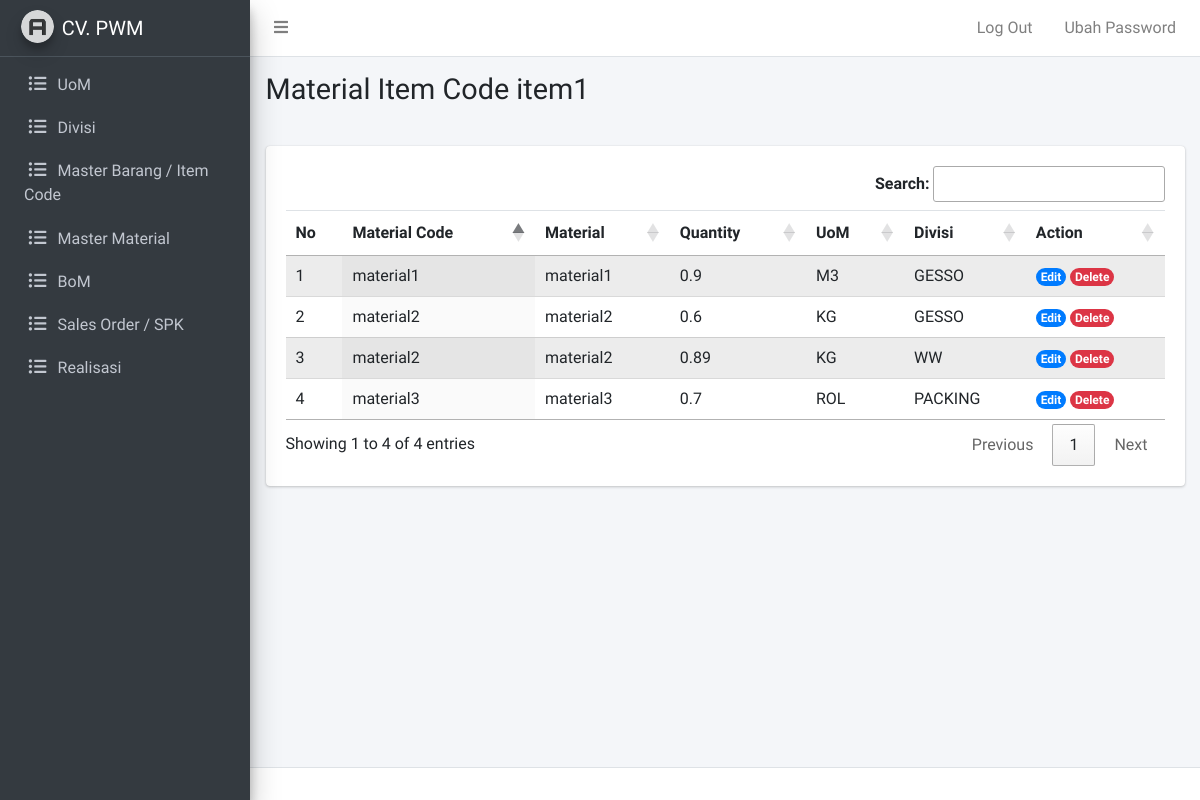
Screenshot of /admin/bom-detail.php?itemid=item1 (signed in) with the database file from the repository.
### tables this page shows
CREATE TABLE `bom` (
  `bom_id` int(11) NOT NULL,
  `bom_item_id` varchar(255) NOT NULL,
  `bom_material_id` varchar(255) DEFAULT NULL,
  `bom_quantity` float NOT NULL DEFAULT 0,
  `bom_divisi_id` int(11) DEFAULT NULL
);

CREATE TABLE `material` (
  `material_id` varchar(255) NOT NULL,
  `material_nama` varchar(255) NOT NULL,
  `material_harga` int(11) NOT NULL,
  `material_uom_id` int(11) DEFAULT NULL
);

CREATE TABLE `uom` (
  `uom_id` int(11) NOT NULL,
  `uom_nama` varchar(255) NOT NULL
);

CREATE TABLE `divisi` (
  `divisi_id` int(11) NOT NULL,
  `divisi_nama` varchar(255) NOT NULL
);

### admin/bom-detail.php (the view, shortened to what this page needs)
<?php
require_once "../koneksi.php";
$id = $_GET['itemid'];
$query = mysqli_query($conn, "SELECT bom.bom_id, item.item_id, material.material_id, material.material_nama, bom.bom_quantity, uom.uom_nama, divisi.divisi_nama FROM bom INNER JOIN item ON item.item_id = bom.bom_item_id INNER JOIN divisi ON divisi.divisi_id = bom.bom_divisi_id INNER JOIN material ON material.material_id = bom.bom_material_id INNER JOIN uom ON uom.uom_id = material.material_uom_id WHERE bom.bom_item_id = '$id'");
?>
<?php require_once "template/header.php"; ?>
<?php require_once "template/navbar.php"; ?>
<?php require_once "template/sidebar.php"; ?>
  <div class="content-wrapper">
    <div class="content-header">
      <div class="container-fluid">
        <div class="row mb-2">
          <div class="col-sm-6">
            <h1 class="m-0">Material Item Code <?= $id ?></h1>
          </div>
        </div>
      </div>
    </div>
    <div class="content">
      <div class="container-fluid">
        <div class="row">
          <div class="col">
            <div class="card table-responsive">
              <div class="card-body">
                <table id="bom-detail" class="table table-striped display" style="width:100%">
                  <thead>
                      <tr>
                          <th>No</th>
                          <th>Material Code</th>
                          <th>Material</th>
                          <th>Quantity</th>
                          <th>UoM</th>
                          <th>Divisi</th>
                          <th>Action</th>
                      </tr>
                  </thead>
                  <tbody>
                    <?php while($bom = mysqli_fetch_assoc($query)) : ?>
                      <tr>
                          <td></td>
                          <td><?= $bom['material_id']; ?></td>
                          <td><?= $bom['material_nama']; ?></td>
                          <td><?= $bom['bom_quantity']; ?></td>
                          <td><?= $bom['uom_nama']; ?></td>
                          <td><?= $bom['divisi_nama']; ?></td>
                          <td>
                            <a href="bom-detail-edit.php?bomid=<?= $bom['bom_id'] ?>&materialid=<?= $bom['material_id'] ?>&itemid=<?= $bom['item_id'] ?>"><span class="badge rounded-pill bg-primary">Edit</span></a>
                            <a href="bom-detail-delete.php?bomid=<?= $bom['bom_id'] ?>&materialid=<?= $bom['material_id'] ?>&itemid=<?= $bom['item_id'] ?>"><span class="badge rounded-pill bg-danger">Delete</span></a>
                          </td>
                      </tr>
                    <?php endwhile; ?>
                  </tbody>
                </table>
              </div>
            </div>
          </div>
        </div>
      </div>
    </div>
  </div>
<?php require_once "template/footer.php"; ?>

### rows the page displays
bom: bom_material.material_id "material2", bom_material.material_nama "material2", bom_quantity "0.6", uom.uom_nama "KG", bom_divisi.divisi_nama "GESSO"
bom: bom_material.material_id "material3", bom_material.material_nama "material3", bom_quantity "0.7", uom.uom_nama "ROL", bom_divisi.divisi_nama "PACKING"
bom: bom_material.material_id "material1", bom_material.material_nama "material1", bom_quantity "0.9", uom.uom_nama "M3", bom_divisi.divisi_nama "GESSO"
bom: bom_material.material_id "material2", bom_material.material_nama "material2", bom_quantity "0.89", uom.uom_nama "KG", bom_divisi.divisi_nama "WW"

### other values shown
$id "item1"
